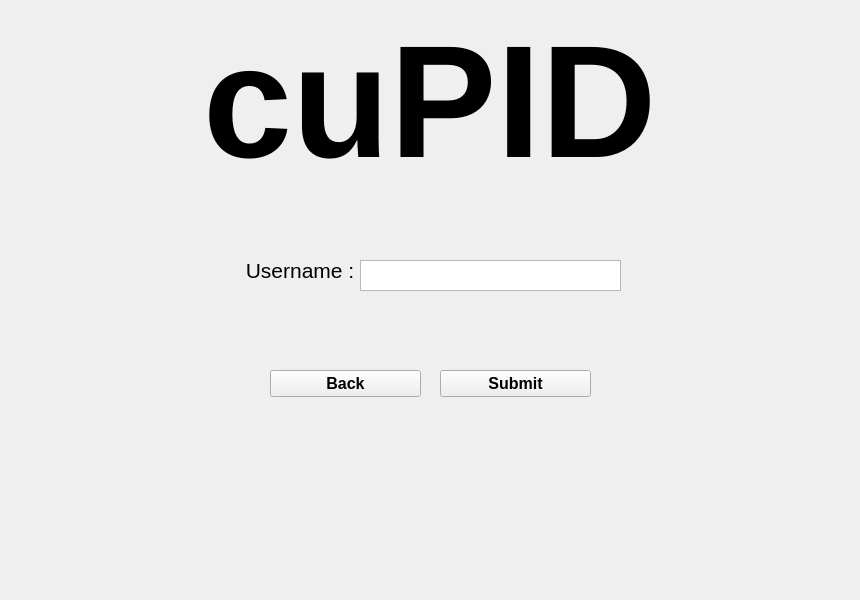
<?xml version="1.0" encoding="UTF-8"?>
<ui version="4.0">
 <class>StudentLoginPage</class>
 <widget class="QWidget" name="StudentLoginPage">
  <property name="geometry">
   <rect>
    <x>0</x>
    <y>0</y>
    <width>860</width>
    <height>600</height>
   </rect>
  </property>
  <property name="windowTitle">
   <string>Form</string>
  </property>
  <widget class="QLabel" name="usernameLabel">
   <property name="geometry">
    <rect>
     <x>240</x>
     <y>260</y>
     <width>121</width>
     <height>21</height>
    </rect>
   </property>
   <property name="font">
    <font>
     <pointsize>16</pointsize>
     <weight>50</weight>
     <bold>false</bold>
    </font>
   </property>
   <property name="text">
    <string> Username :</string>
   </property>
  </widget>
  <widget class="QTextEdit" name="usernameTextEdit">
   <property name="geometry">
    <rect>
     <x>360</x>
     <y>260</y>
     <width>261</width>
     <height>31</height>
    </rect>
   </property>
  </widget>
  <widget class="QPushButton" name="submitButton">
   <property name="geometry">
    <rect>
     <x>440</x>
     <y>370</y>
     <width>151</width>
     <height>27</height>
    </rect>
   </property>
   <property name="font">
    <font>
     <pointsize>12</pointsize>
     <weight>75</weight>
     <bold>true</bold>
    </font>
   </property>
   <property name="text">
    <string>Submit</string>
   </property>
  </widget>
  <widget class="QWidget" name="verticalLayoutWidget_2">
   <property name="geometry">
    <rect>
     <x>10</x>
     <y>10</y>
     <width>841</width>
     <height>183</height>
    </rect>
   </property>
   <layout class="QVBoxLayout" name="verticalLayout_3">
    <item alignment="Qt::AlignHCenter">
     <widget class="QLabel" name="label_2">
      <property name="font">
       <font>
        <pointsize>120</pointsize>
        <weight>75</weight>
        <bold>true</bold>
       </font>
      </property>
      <property name="text">
       <string>cuPID</string>
      </property>
     </widget>
    </item>
   </layout>
  </widget>
  <widget class="QPushButton" name="backButton">
   <property name="geometry">
    <rect>
     <x>270</x>
     <y>370</y>
     <width>151</width>
     <height>27</height>
    </rect>
   </property>
   <property name="font">
    <font>
     <pointsize>12</pointsize>
     <weight>75</weight>
     <bold>true</bold>
    </font>
   </property>
   <property name="text">
    <string>Back</string>
   </property>
  </widget>
  <widget class="QLabel" name="errorLabel">
   <property name="geometry">
    <rect>
     <x>360</x>
     <y>230</y>
     <width>261</width>
     <height>20</height>
    </rect>
   </property>
   <property name="palette">
    <palette>
     <active>
      <colorrole role="WindowText">
       <brush brushstyle="SolidPattern">
        <color alpha="255">
         <red>170</red>
         <green>0</green>
         <blue>0</blue>
        </color>
       </brush>
      </colorrole>
      <colorrole role="Button">
       <brush brushstyle="SolidPattern">
        <color alpha="255">
         <red>181</red>
         <green>7</green>
         <blue>10</blue>
        </color>
       </brush>
      </colorrole>
      <colorrole role="Light">
       <brush brushstyle="SolidPattern">
        <color alpha="255">
         <red>255</red>
         <green>26</green>
         <blue>30</blue>
        </color>
       </brush>
      </colorrole>
      <colorrole role="Midlight">
       <brush brushstyle="SolidPattern">
        <color alpha="255">
         <red>218</red>
         <green>16</green>
         <blue>20</blue>
        </color>
       </brush>
      </colorrole>
      <colorrole role="Dark">
       <brush brushstyle="SolidPattern">
        <color alpha="255">
         <red>90</red>
         <green>3</green>
         <blue>5</blue>
        </color>
       </brush>
      </colorrole>
      <colorrole role="Mid">
       <brush brushstyle="SolidPattern">
        <color alpha="255">
         <red>121</red>
         <green>4</green>
         <blue>6</blue>
        </color>
       </brush>
      </colorrole>
      <colorrole role="Text">
       <brush brushstyle="SolidPattern">
        <color alpha="255">
         <red>170</red>
         <green>0</green>
         <blue>0</blue>
        </color>
       </brush>
      </colorrole>
      <colorrole role="BrightText">
       <brush brushstyle="SolidPattern">
        <color alpha="255">
         <red>255</red>
         <green>255</green>
         <blue>255</blue>
        </color>
       </brush>
      </colorrole>
      <colorrole role="ButtonText">
       <brush brushstyle="SolidPattern">
        <color alpha="255">
         <red>0</red>
         <green>0</green>
         <blue>0</blue>
        </color>
       </brush>
      </colorrole>
      <colorrole role="Base">
       <brush brushstyle="SolidPattern">
        <color alpha="255">
         <red>255</red>
         <green>255</green>
         <blue>255</blue>
        </color>
       </brush>
      </colorrole>
      <colorrole role="Window">
       <brush brushstyle="SolidPattern">
        <color alpha="255">
         <red>181</red>
         <green>7</green>
         <blue>10</blue>
        </color>
       </brush>
      </colorrole>
      <colorrole role="Shadow">
       <brush brushstyle="SolidPattern">
        <color alpha="255">
         <red>0</red>
         <green>0</green>
         <blue>0</blue>
        </color>
       </brush>
      </colorrole>
      <colorrole role="AlternateBase">
       <brush brushstyle="SolidPattern">
        <color alpha="255">
         <red>218</red>
         <green>131</green>
         <blue>132</blue>
        </color>
       </brush>
      </colorrole>
      <colorrole role="ToolTipBase">
       <brush brushstyle="SolidPattern">
        <color alpha="255">
         <red>255</red>
         <green>255</green>
         <blue>220</blue>
        </color>
       </brush>
      </colorrole>
      <colorrole role="ToolTipText">
       <brush brushstyle="SolidPattern">
        <color alpha="255">
         <red>0</red>
         <green>0</green>
         <blue>0</blue>
        </color>
       </brush>
      </colorrole>
     </active>
     <inactive>
      <colorrole role="WindowText">
       <brush brushstyle="SolidPattern">
        <color alpha="255">
         <red>170</red>
         <green>0</green>
         <blue>0</blue>
        </color>
       </brush>
      </colorrole>
      <colorrole role="Button">
       <brush brushstyle="SolidPattern">
        <color alpha="255">
         <red>181</red>
         <green>7</green>
         <blue>10</blue>
        </color>
       </brush>
      </colorrole>
      <colorrole role="Light">
       <brush brushstyle="SolidPattern">
        <color alpha="255">
         <red>255</red>
         <green>26</green>
         <blue>30</blue>
        </color>
       </brush>
      </colorrole>
      <colorrole role="Midlight">
       <brush brushstyle="SolidPattern">
        <color alpha="255">
         <red>218</red>
         <green>16</green>
         <blue>20</blue>
        </color>
       </brush>
      </colorrole>
      <colorrole role="Dark">
       <brush brushstyle="SolidPattern">
        <color alpha="255">
         <red>90</red>
         <green>3</green>
         <blue>5</blue>
        </color>
       </brush>
      </colorrole>
      <colorrole role="Mid">
       <brush brushstyle="SolidPattern">
        <color alpha="255">
         <red>121</red>
         <green>4</green>
         <blue>6</blue>
        </color>
       </brush>
      </colorrole>
      <colorrole role="Text">
       <brush brushstyle="SolidPattern">
        <color alpha="255">
         <red>170</red>
         <green>0</green>
         <blue>0</blue>
        </color>
       </brush>
      </colorrole>
      <colorrole role="BrightText">
       <brush brushstyle="SolidPattern">
        <color alpha="255">
         <red>255</red>
         <green>255</green>
         <blue>255</blue>
        </color>
       </brush>
      </colorrole>
      <colorrole role="ButtonText">
       <brush brushstyle="SolidPattern">
        <color alpha="255">
         <red>0</red>
         <green>0</green>
         <blue>0</blue>
        </color>
       </brush>
      </colorrole>
      <colorrole role="Base">
       <brush brushstyle="SolidPattern">
        <color alpha="255">
         <red>255</red>
         <green>255</green>
         <blue>255</blue>
        </color>
       </brush>
      </colorrole>
      <colorrole role="Window">
       <brush brushstyle="SolidPattern">
        <color alpha="255">
         <red>181</red>
         <green>7</green>
         <blue>10</blue>
        </color>
       </brush>
      </colorrole>
      <colorrole role="Shadow">
       <brush brushstyle="SolidPattern">
        <color alpha="255">
         <red>0</red>
         <green>0</green>
         <blue>0</blue>
        </color>
       </brush>
      </colorrole>
      <colorrole role="AlternateBase">
       <brush brushstyle="SolidPattern">
        <color alpha="255">
         <red>218</red>
         <green>131</green>
         <blue>132</blue>
        </color>
       </brush>
      </colorrole>
      <colorrole role="ToolTipBase">
       <brush brushstyle="SolidPattern">
        <color alpha="255">
         <red>255</red>
         <green>255</green>
         <blue>220</blue>
        </color>
       </brush>
      </colorrole>
      <colorrole role="ToolTipText">
       <brush brushstyle="SolidPattern">
        <color alpha="255">
         <red>0</red>
         <green>0</green>
         <blue>0</blue>
        </color>
       </brush>
      </colorrole>
     </inactive>
     <disabled>
      <colorrole role="WindowText">
       <brush brushstyle="SolidPattern">
        <color alpha="255">
         <red>90</red>
         <green>3</green>
         <blue>5</blue>
        </color>
       </brush>
      </colorrole>
      <colorrole role="Button">
       <brush brushstyle="SolidPattern">
        <color alpha="255">
         <red>181</red>
         <green>7</green>
         <blue>10</blue>
        </color>
       </brush>
      </colorrole>
      <colorrole role="Light">
       <brush brushstyle="SolidPattern">
        <color alpha="255">
         <red>255</red>
         <green>26</green>
         <blue>30</blue>
        </color>
       </brush>
      </colorrole>
      <colorrole role="Midlight">
       <brush brushstyle="SolidPattern">
        <color alpha="255">
         <red>218</red>
         <green>16</green>
         <blue>20</blue>
        </color>
       </brush>
      </colorrole>
      <colorrole role="Dark">
       <brush brushstyle="SolidPattern">
        <color alpha="255">
         <red>90</red>
         <green>3</green>
         <blue>5</blue>
        </color>
       </brush>
      </colorrole>
      <colorrole role="Mid">
       <brush brushstyle="SolidPattern">
        <color alpha="255">
         <red>121</red>
         <green>4</green>
         <blue>6</blue>
        </color>
       </brush>
      </colorrole>
      <colorrole role="Text">
       <brush brushstyle="SolidPattern">
        <color alpha="255">
         <red>90</red>
         <green>3</green>
         <blue>5</blue>
        </color>
       </brush>
      </colorrole>
      <colorrole role="BrightText">
       <brush brushstyle="SolidPattern">
        <color alpha="255">
         <red>255</red>
         <green>255</green>
         <blue>255</blue>
        </color>
       </brush>
      </colorrole>
      <colorrole role="ButtonText">
       <brush brushstyle="SolidPattern">
        <color alpha="255">
         <red>90</red>
         <green>3</green>
         <blue>5</blue>
        </color>
       </brush>
      </colorrole>
      <colorrole role="Base">
       <brush brushstyle="SolidPattern">
        <color alpha="255">
         <red>181</red>
         <green>7</green>
         <blue>10</blue>
        </color>
       </brush>
      </colorrole>
      <colorrole role="Window">
       <brush brushstyle="SolidPattern">
        <color alpha="255">
         <red>181</red>
         <green>7</green>
         <blue>10</blue>
        </color>
       </brush>
      </colorrole>
      <colorrole role="Shadow">
       <brush brushstyle="SolidPattern">
        <color alpha="255">
         <red>0</red>
         <green>0</green>
         <blue>0</blue>
        </color>
       </brush>
      </colorrole>
      <colorrole role="AlternateBase">
       <brush brushstyle="SolidPattern">
        <color alpha="255">
         <red>181</red>
         <green>7</green>
         <blue>10</blue>
        </color>
       </brush>
      </colorrole>
      <colorrole role="ToolTipBase">
       <brush brushstyle="SolidPattern">
        <color alpha="255">
         <red>255</red>
         <green>255</green>
         <blue>220</blue>
        </color>
       </brush>
      </colorrole>
      <colorrole role="ToolTipText">
       <brush brushstyle="SolidPattern">
        <color alpha="255">
         <red>0</red>
         <green>0</green>
         <blue>0</blue>
        </color>
       </brush>
      </colorrole>
     </disabled>
    </palette>
   </property>
   <property name="text">
    <string/>
   </property>
   <property name="alignment">
    <set>Qt::AlignCenter</set>
   </property>
  </widget>
 </widget>
 <resources/>
 <connections/>
</ui>
